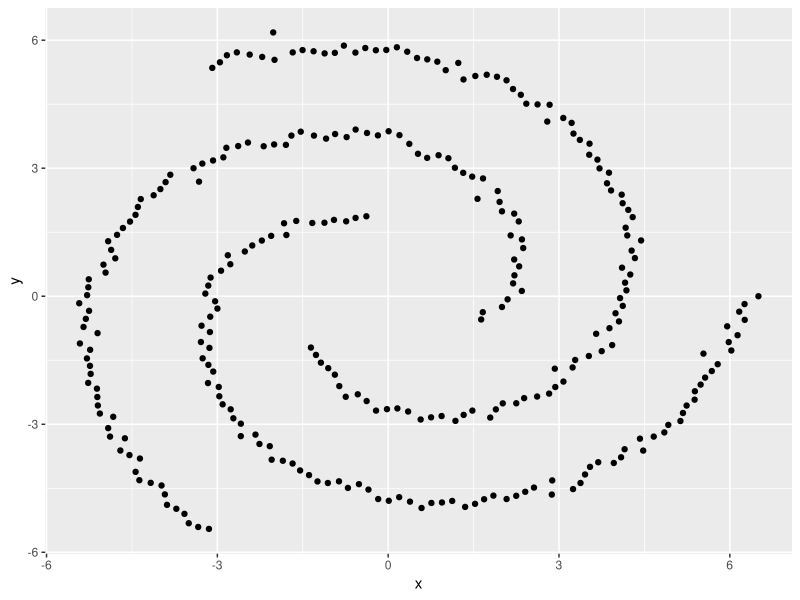
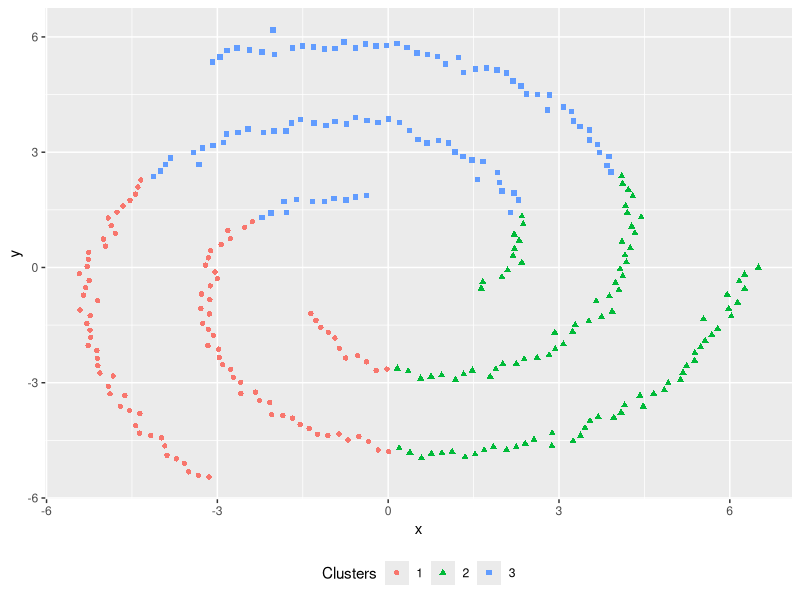

The R script that drew these images, in order:
library("ggplot2")

# Produces a data set of spiral clusters.
spirals = function (n = c(100, 100, 100), sd = c(0, 0, 0)) 
{
  clusters = length(n)
  x = NULL
  y = NULL
  for (i in 1:clusters) {
    t = seq(1/(4 * pi), 1, length.out = n[i])^0.5 * 2 * pi
    a = rnorm(n[i], sd = sd[i])
    x = c(x, cos(t + (2 * pi * i)/clusters) * (t + a))
    y = c(y, sin(t + (2 * pi * i)/clusters) * (t + a))
  }
  cbind(x, y)
}

#make a dataframe of the generated
df <- as.data.frame(spirals(n=c(100,100,100),sd=c(0.1,0.1,0.1)))

#plot initial data
ggplot(data=df, aes(x=x, y=y)) + 
  geom_point()

#k-means, nstart=20 means 20 tries and using the best result
cf <- kmeans(df, 3, nstart = 20)

#add k means clusters to original data frame
df$cluster <- as.factor(cf$cluster)

#plot clustered data
ggplot(data=df, aes(x=x, y=y, color=cluster,shape=cluster)) +
  geom_point() +
  scale_colour_discrete(guide="legend", name="Clusters") +
  scale_shape(name="Clusters") + 
  theme(legend.position="bottom")

